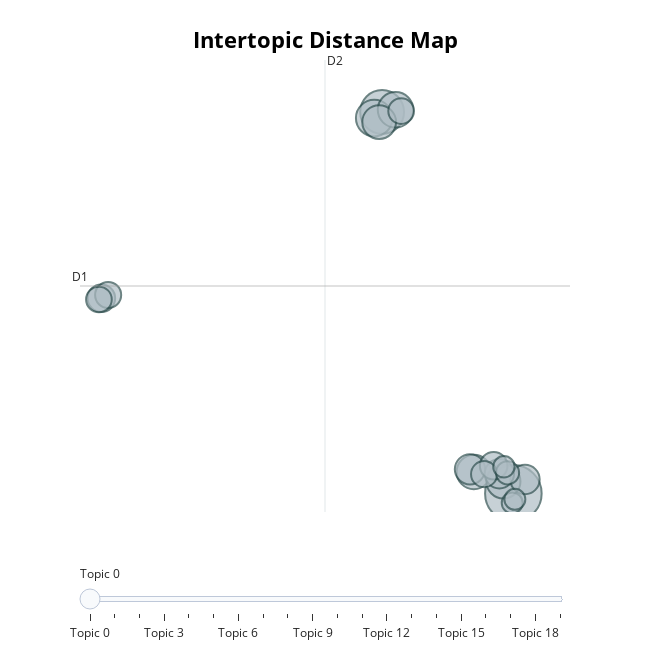

The notebook cell saved with this chart:
### Markdown cell above
The topics don't seem to allign greatly with sentiment just from looking at the keywords.

### Code cell
topic_model.visualize_topics(top_n_topics=20)

### Figure 1 — Plotly figure (JSON) as saved in the notebook; plotly's stock layout.template omitted (floating-point values rounded to 4 significant figures)
{"data": [{"customdata": [[0, "dårlig | firma | service | kundeservice | oplevet", 160], [1, "kl | dag | leveret | pakke | idag", 96], [2, "fedex | pakke | pakken | kundenummer | gang", 67], [3, "tyskland | danmark | oktober | kolding | pakken", 63], [4, "post | nord | hurtig | postbud | postnord", 59], [5, "adresse | pakken | pakke | leveret | afleveret", 58], [6, "kr | betale | told | moms | betalt", 57], [7, "service | fin | hurtig | venlig | betjening", 46], [8, "chaufføren | ups | bilen | 15 | ringede", 43], [9, "hjemme | hele | dagen | banke | adressen", 43], [10, "hurtigt | hurtig | fin | pæn | tilfreds", 38], [11, "hjemme | ups | levere | forbi | gange", 38], [12, "hurtig | levering | effektiv | nemt | nem", 34], [13, "postnord | post | nord | herning | kontakt", 34], [14, "hurtigt | nemt | hurtig | effektivt | perfekt", 33], [15, "tyskland | ups | kontakter | danmark | kundeservice", 33], [16, "ups | virksomheder | 2011 | aktion | daværende", 27], [17, "stjerne | stjerner | give | sgu | nul", 23], [18, "stykker | indholdet | kassen | pallen | gået", 22], [19, "ups | asos | oploade | premium | benytter", 22]], "hovertemplate": "<b>Topic %{customdata[0]}</b><br>%{customdata[1]}<br>Size: %{customdata[2]}", "legendgroup": "", "marker": {"color": "#B0BEC5", "line": {"color": "DarkSlateGrey", "width": 2}, "size": [160, 96, 67, 63, 59, 58, 57, 46, 43, 43, 38, 38, 34, 34, 33, 33, 27, 23, 22, 22], "sizemode": "area", "sizeref": 0.1, "symbol": "circle"}, "mode": "markers", "name": "", "orientation": "v", "showlegend": false, "type": "scatter", "x": [10.75, 5.854, 5.56, 6.354, 9.273, 10.37, 5.744, 9.129, 11.18, 10.22, -4.608, 10.01, -4.355, 9.655, -4.699, 6.564, 10.53, 10.39, 10.7, 10.8], "xaxis": "x", "y": [-3.967, 25.56, 25.08, 25.72, -2.309, -3.05, 24.77, -2.103, -2.889, -2.448, 11.13, -1.827, 11.38, -2.477, 11.04, 25.62, -2.374, -1.909, -4.702, -4.428], "yaxis": "y"}], "layout": {"annotations": [{"showarrow": false, "text": "D1", "x": -5.404, "y": 12.08, "yshift": 10}, {"showarrow": false, "text": "D2", "x": 3.726, "xshift": 10, "y": 29.58}], "height": 650, "hoverlabel": {"bgcolor": "white", "font": {"family": "Rockwell", "size": 16}}, "legend": {"itemsizing": "constant", "tracegroupgap": 0}, "margin": {"t": 60}, "shapes": [{"line": {"color": "#CFD8DC", "width": 2}, "type": "line", "x0": 3.726, "x1": 3.726, "y0": -5.407, "y1": 29.58}, {"line": {"color": "#9E9E9E", "width": 2}, "type": "line", "x0": -5.404, "x1": 12.86, "y0": 12.08, "y1": 12.08}], "sliders": [{"active": 0, "pad": {"t": 50}, "steps": [{"args": [{"marker.color": [["red", "#B0BEC5", "#B0BEC5", "#B0BEC5", "#B0BEC5", "#B0BEC5", "#B0BEC5", "#B0BEC5", "#B0BEC5", "#B0BEC5", "#B0BEC5", "#B0BEC5", "#B0BEC5", "#B0BEC5", "#B0BEC5", "#B0BEC5", "#B0BEC5", "#B0BEC5", "#B0BEC5", "#B0BEC5"]]}], "label": "Topic 0", "method": "update"}, {"args": [{"marker.color": [["#B0BEC5", "red", "#B0BEC5", "#B0BEC5", "#B0BEC5", "#B0BEC5", "#B0BEC5", "#B0BEC5", "#B0BEC5", "#B0BEC5", "#B0BEC5", "#B0BEC5", "#B0BEC5", "#B0BEC5", "#B0BEC5", "#B0BEC5", "#B0BEC5", "#B0BEC5", "#B0BEC5", "#B0BEC5"]]}], "label": "Topic 1", "method": "update"}, {"args": [{"marker.color": [["#B0BEC5", "#B0BEC5", "red", "#B0BEC5", "#B0BEC5", "#B0BEC5", "#B0BEC5", "#B0BEC5", "#B0BEC5", "#B0BEC5", "#B0BEC5", "#B0BEC5", "#B0BEC5", "#B0BEC5", "#B0BEC5", "#B0BEC5", "#B0BEC5", "#B0BEC5", "#B0BEC5", "#B0BEC5"]]}], "label": "Topic 2", "method": "update"}, {"args": [{"marker.color": [["#B0BEC5", "#B0BEC5", "#B0BEC5", "red", "#B0BEC5", "#B0BEC5", "#B0BEC5", "#B0BEC5", "#B0BEC5", "#B0BEC5", "#B0BEC5", "#B0BEC5", "#B0BEC5", "#B0BEC5", "#B0BEC5", "#B0BEC5", "#B0BEC5", "#B0BEC5", "#B0BEC5", "#B0BEC5"]]}], "label": "Topic 3", "method": "update"}, {"args": [{"marker.color": [["#B0BEC5", "#B0BEC5", "#B0BEC5", "#B0BEC5", "red", "#B0BEC5", "#B0BEC5", "#B0BEC5", "#B0BEC5", "#B0BEC5", "#B0BEC5", "#B0BEC5", "#B0BEC5", "#B0BEC5", "#B0BEC5", "#B0BEC5", "#B0BEC5", "#B0BEC5", "#B0BEC5", "#B0BEC5"]]}], "label": "Topic 4", "method": "update"}, {"args": [{"marker.color": [["#B0BEC5", "#B0BEC5", "#B0BEC5", "#B0BEC5", "#B0BEC5", "red", "#B0BEC5", "#B0BEC5", "#B0BEC5", "#B0BEC5", "#B0BEC5", "#B0BEC5", "#B0BEC5", "#B0BEC5", "#B0BEC5", "#B0BEC5", "#B0BEC5", "#B0BEC5", "#B0BEC5", "#B0BEC5"]]}], "label": "Topic 5", "method": "update"}, {"args": [{"marker.color": [["#B0BEC5", "#B0BEC5", "#B0BEC5", "#B0BEC5", "#B0BEC5", "#B0BEC5", "red", "#B0BEC5", "#B0BEC5", "#B0BEC5", "#B0BEC5", "#B0BEC5", "#B0BEC5", "#B0BEC5", "#B0BEC5", "#B0BEC5", "#B0BEC5", "#B0BEC5", "#B0BEC5", "#B0BEC5"]]}], "label": "Topic 6", "method": "update"}, {"args": [{"marker.color": [["#B0BEC5", "#B0BEC5", "#B0BEC5", "#B0BEC5", "#B0BEC5", "#B0BEC5", "#B0BEC5", "red", "#B0BEC5", "#B0BEC5", "#B0BEC5", "#B0BEC5", "#B0BEC5", "#B0BEC5", "#B0BEC5", "#B0BEC5", "#B0BEC5", "#B0BEC5", "#B0BEC5", "#B0BEC5"]]}], "label": "Topic 7", "method": "update"}, {"args": [{"marker.color": [["#B0BEC5", "#B0BEC5", "#B0BEC5", "#B0BEC5", "#B0BEC5", "#B0BEC5", "#B0BEC5", "#B0BEC5", "red", "#B0BEC5", "#B0BEC5", "#B0BEC5", "#B0BEC5", "#B0BEC5", "#B0BEC5", "#B0BEC5", "#B0BEC5", "#B0BEC5", "#B0BEC5", "#B0BEC5"]]}], "label": "Topic 8", "method": "update"}, {"args": [{"marker.color": [["#B0BEC5", "#B0BEC5", "#B0BEC5", "#B0BEC5", "#B0BEC5", "#B0BEC5", "#B0BEC5", "#B0BEC5", "#B0BEC5", "red", "#B0BEC5", "#B0BEC5", "#B0BEC5", "#B0BEC5", "#B0BEC5", "#B0BEC5", "#B0BEC5", "#B0BEC5", "#B0BEC5", "#B0BEC5"]]}], "label": "Topic 9", "method": "update"}, {"args": [{"marker.color": [["#B0BEC5", "#B0BEC5", "#B0BEC5", "#B0BEC5", "#B0BEC5", "#B0BEC5", "#B0BEC5", "#B0BEC5", "#B0BEC5", "#B0BEC5", "red", "#B0BEC5", "#B0BEC5", "#B0BEC5", "#B0BEC5", "#B0BEC5", "#B0BEC5", "#B0BEC5", "#B0BEC5", "#B0BEC5"]]}], "label": "Topic 10", "method": "update"}, {"args": [{"marker.color": [["#B0BEC5", "#B0BEC5", "#B0BEC5", "#B0BEC5", "#B0BEC5", "#B0BEC5", "#B0BEC5", "#B0BEC5", "#B0BEC5", "#B0BEC5", "#B0BEC5", "red", "#B0BEC5", "#B0BEC5", "#B0BEC5", "#B0BEC5", "#B0BEC5", "#B0BEC5", "#B0BEC5", "#B0BEC5"]]}], "label": "Topic 11", "method": "update"}, {"args": [{"marker.color": [["#B0BEC5", "#B0BEC5", "#B0BEC5", "#B0BEC5", "#B0BEC5", "#B0BEC5", "#B0BEC5", "#B0BEC5", "#B0BEC5", "#B0BEC5", "#B0BEC5", "#B0BEC5", "red", "#B0BEC5", "#B0BEC5", "#B0BEC5", "#B0BEC5", "#B0BEC5", "#B0BEC5", "#B0BEC5"]]}], "label": "Topic 12", "method": "update"}, {"args": [{"marker.color": [["#B0BEC5", "#B0BEC5", "#B0BEC5", "#B0BEC5", "#B0BEC5", "#B0BEC5", "#B0BEC5", "#B0BEC5", "#B0BEC5", "#B0BEC5", "#B0BEC5", "#B0BEC5", "#B0BEC5", "red", "#B0BEC5", "#B0BEC5", "#B0BEC5", "#B0BEC5", "#B0BEC5", "#B0BEC5"]]}], "label": "Topic 13", "method": "update"}, {"args": [{"marker.color": [["#B0BEC5", "#B0BEC5", "#B0BEC5", "#B0BEC5", "#B0BEC5", "#B0BEC5", "#B0BEC5", "#B0BEC5", "#B0BEC5", "#B0BEC5", "#B0BEC5", "#B0BEC5", "#B0BEC5", "#B0BEC5", "red", "#B0BEC5", "#B0BEC5", "#B0BEC5", "#B0BEC5", "#B0BEC5"]]}], "label": "Topic 14", "method": "update"}, {"args": [{"marker.color": [["#B0BEC5", "#B0BEC5", "#B0BEC5", "#B0BEC5", "#B0BEC5", "#B0BEC5", "#B0BEC5", "#B0BEC5", "#B0BEC5", "#B0BEC5", "#B0BEC5", "#B0BEC5", "#B0BEC5", "#B0BEC5", "#B0BEC5", "red", "#B0BEC5", "#B0BEC5", "#B0BEC5", "#B0BEC5"]]}], "label": "Topic 15", "method": "update"}, {"args": [{"marker.color": [["#B0BEC5", "#B0BEC5", "#B0BEC5", "#B0BEC5", "#B0BEC5", "#B0BEC5", "#B0BEC5", "#B0BEC5", "#B0BEC5", "#B0BEC5", "#B0BEC5", "#B0BEC5", "#B0BEC5", "#B0BEC5", "#B0BEC5", "#B0BEC5", "red", "#B0BEC5", "#B0BEC5", "#B0BEC5"]]}], "label": "Topic 16", "method": "update"}, {"args": [{"marker.color": [["#B0BEC5", "#B0BEC5", "#B0BEC5", "#B0BEC5", "#B0BEC5", "#B0BEC5", "#B0BEC5", "#B0BEC5", "#B0BEC5", "#B0BEC5", "#B0BEC5", "#B0BEC5", "#B0BEC5", "#B0BEC5", "#B0BEC5", "#B0BEC5", "#B0BEC5", "red", "#B0BEC5", "#B0BEC5"]]}], "label": "Topic 17", "method": "update"}, {"args": [{"marker.color": [["#B0BEC5", "#B0BEC5", "#B0BEC5", "#B0BEC5", "#B0BEC5", "#B0BEC5", "#B0BEC5", "#B0BEC5", "#B0BEC5", "#B0BEC5", "#B0BEC5", "#B0BEC5", "#B0BEC5", "#B0BEC5", "#B0BEC5", "#B0BEC5", "#B0BEC5", "#B0BEC5", "red", "#B0BEC5"]]}], "label": "Topic 18", "method": "update"}, {"args": [{"marker.color": [["#B0BEC5", "#B0BEC5", "#B0BEC5", "#B0BEC5", "#B0BEC5", "#B0BEC5", "#B0BEC5", "#B0BEC5", "#B0BEC5", "#B0BEC5", "#B0BEC5", "#B0BEC5", "#B0BEC5", "#B0BEC5", "#B0BEC5", "#B0BEC5", "#B0BEC5", "#B0BEC5", "#B0BEC5", "red"]]}], "label": "Topic 19", "method": "update"}]}], "title": {"font": {"color": "Black", "size": 22}, "text": "<b>Intertopic Distance Map</b>", "x": 0.5, "xanchor": "center", "y": 0.95, "yanchor": "top"}, "width": 650, "xaxis": {"anchor": "y", "domain": [0, 1], "range": [-5.404, 12.86], "title": {"text": ""}, "visible": false}, "yaxis": {"anchor": "x", "domain": [0, 1], "range": [-5.407, 29.58], "title": {"text": ""}, "visible": false}}}
